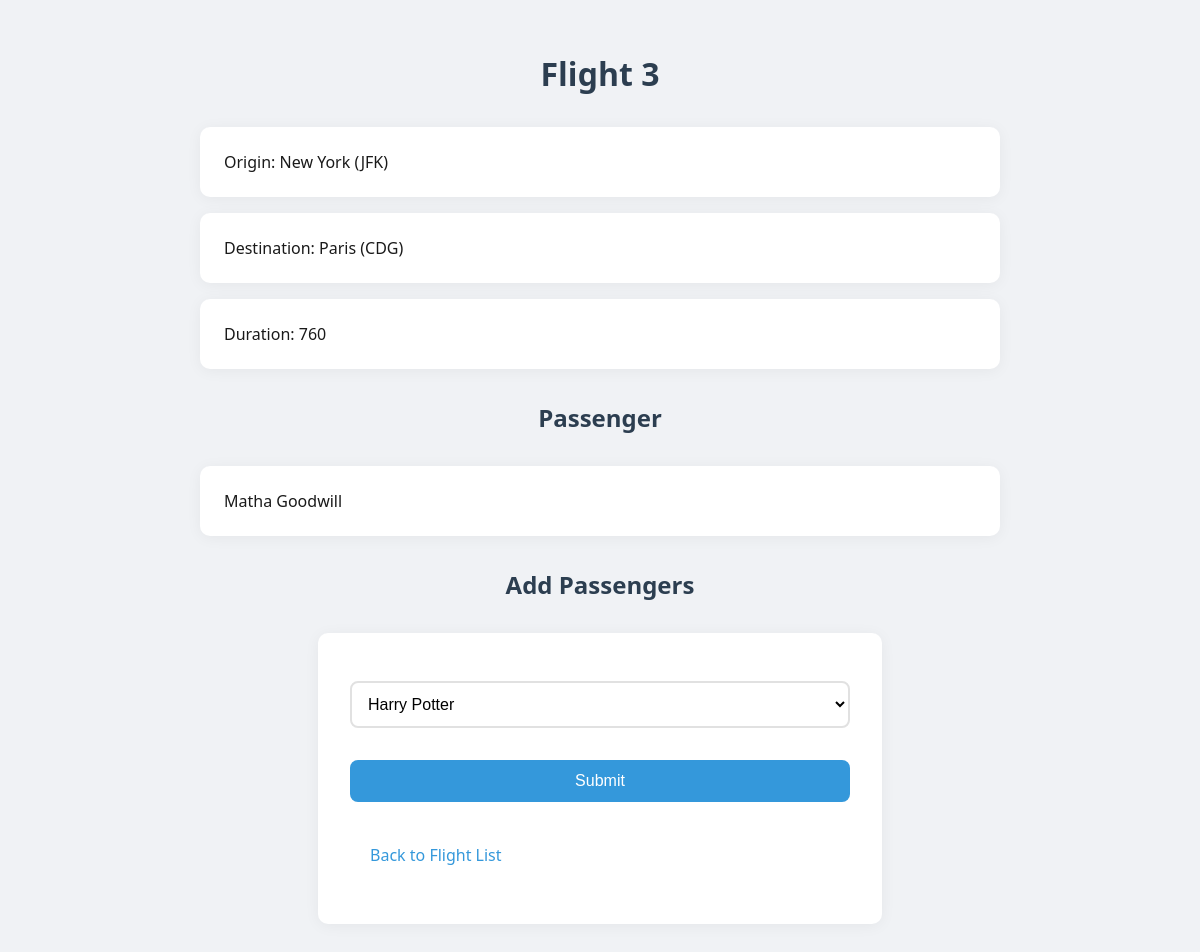
/flight/3, run on the app's committed database.
### flights/models.py (models this page shows, shortened)
class Flight(models.Model):
    origin = models.ForeignKey(Airport, on_delete=models.CASCADE, related_name="departures")
    destination = models.ForeignKey(Airport, on_delete=models.CASCADE, related_name="arrivals")
    duration = models.IntegerField()

class Airport(models.Model):
    code = models.CharField(max_length=3)
    city = models.CharField(max_length=64)
    def __str__(self):
        return f"{self.city} ({self.code})"

class Passenger(models.Model):
    first= models.CharField(max_length=64)
    last= models.CharField(max_length=64)
    flights= models.ManyToManyField(Flight,blank=True,related_name="passenger")
    def __str__(self):
        return f"{self.first} {self.last}"

### flights/views.py (the view)
# urls.py: path("flight/", include ("flights.urls")),
def flight(request,flight_id):
    flight=Flight.objects.get(pk=flight_id)
    return render(request,"flights/flight.html",{
        "flight":flight,
        "passengers":flight.passenger.all(),
        "non_passengers":Passenger.objects.exclude(flights=flight).all()
    })

### flights/templates/flights/flight.html (shortened to what this page needs)
{% extends "flights/layout.html"%}
{% block body%}
<h1> Flight {{flight.id}} </h1>
<ul>
    <li> Origin: {{flight.origin}}</li>
    <li> Destination: {{flight.destination}} </li>
    <li> Duration: {{flight.duration}}</li>
    <h2> Passenger </h2>
    <ul>
        {% for passenger in passengers%}
        <li>{{passenger}}</li>
        {%empty%}
        <li>No passengers</li>
        {%endfor%}
    </ul>
    <h2> Add Passengers</h2>
    <form action = "{%url 'book' flight.id%}" method= "post">
        <select name = passenger>
            {% for passenger in non_passengers%}
            <option value="{{passenger.id}}" >{{passenger}}</option>
            {%endfor%}
        </select>
        <input type="submit">
    <a href="{%url 'index'%}">Back to Flight List</a>
{% endblock%}

### flights/static/flights/styles.css (style rules this page uses)
body { font-family: 'Segoe UI', system-ui, -apple-system, sans-serif; background-color: #f0f2f5; margin: 0; padding: 20px; color: #1a1a1a; }
h1, h2 { color: #2c3e50; text-align: center; margin: 2rem 0; font-weight: 600; }
ul { list-style-type: none; padding: 0; max-width: 800px; margin: 0 auto; }
li { background-color: white; margin: 1rem 0; padding: 1.5rem; border-radius: 10px; box-shadow: 0 2px 15px rgba(0, 0, 0, 0.05); transition: all 0.3s ease; }
select { width: 100%; padding: 12px; border: 2px solid #e1e1e1; border-radius: 8px; font-size: 1rem; margin: 1rem 0; background-color: white; cursor: pointer; transition: border-color 0.3s ease; }
input[type="submit"] { background-color: #3498db; color: white; padding: 12px 24px; border: none; border-radius: 8px; font-size: 1rem; cursor: pointer; transition: background-color 0.3s ease; margin: 1rem 0; display: block; width: 100%; }
a { color: #3498db; text-decoration: none; display: inline-block; margin: 1rem 0; padding: 10px 20px; border-radius: 6px; transition: background-color 0.3s ease; }
form { background-color: white; padding: 2rem; border-radius: 10px; box-shadow: 0 2px 15px rgba(0, 0, 0, 0.05); max-width: 500px; margin: 2rem auto; }

### data on the page
Flight: id "3", origin "New York (JFK)", destination "Paris (CDG)", duration "760"
Passenger: first+last "Matha Goodwill"

### other printed values
form field passenger "Harry Potter"
